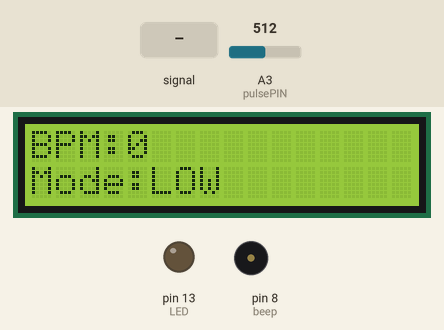
Simulated run of this sketch. Board: Arduino Uno, built with avr-gcc and run on an emulated ATmega328P. Shown: 16×2 character LCD, output pins drawn as LEDs (lit = HIGH), buzzer (waves = sounding). Dashed ring = blinking. Inputs (shaded band) come from the test bench; at power-on: A3 (pulsePIN) = 512. What the sketch prints to the serial monitor is not drawn.

Above: at 1.2 s.
1.3 s: A3 (pulsePIN) fed a 2 Hz sine of ±306 counts around its level
At 1.86 s:
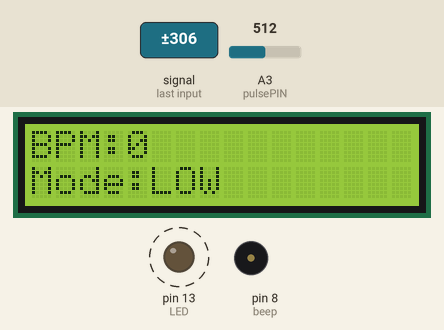
At 2.51 s:
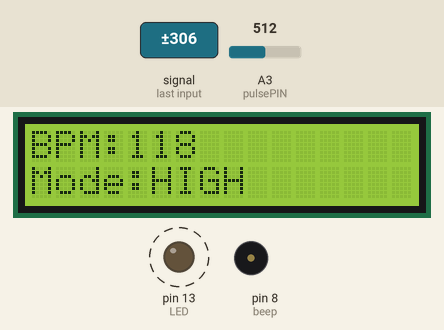
4.3 s: A3 (pulsePIN) set to 0
At 4.9 s:
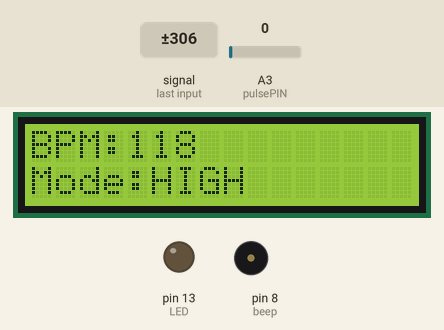
7.3 s: A3 (pulsePIN) set to 9
10.3 s: A3 (pulsePIN) set to 12
11.8 s: A3 (pulsePIN) set to 0
14.8 s: A3 (pulsePIN) set to 122
Timing chart, 0 to 17.8 s (numbered marks = the images above; inputs shaded):
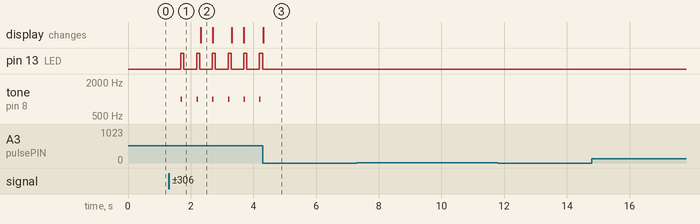

The sketch:

pulsefilter.ino
```cpp
#define USE_ARDUINO_INTERRUPTS true
#include <LiquidCrystal.h>

// PINの設定
int pulsePIN = 3;     // パルスセンサー出力をアナログピンの0番指定
//int pulsePIN = 2;   // 予備パルスセンサ
int beep = 8;         // スピーカー用のデジタルピン8番
int LED = LED_BUILTIN;// Lチカ用のデジタルピンを13番指定

//LCD設定
int rs = 4;
int en = 6;
int d4 = 10;
int d5 = 11;
int d6 = 12;
int d7 = 9;
LiquidCrystal lcd(rs, en, d4, d5, d6, d7);

//変数の設定
int pulse;            // analogReadで読み取るpulse値の格納変数
int threshold = 550;  // ピークを検出する閾値
bool beeped = false;  // ビープを鳴らしたかどうか
int bpm = 0;
int sound =1000;//330//70;// スピーカー

float nowTime = 0;
float lastTime = 0;
float interval=0;

float filtervalue=0;
float lastfiltervalue=0;
float alpha=0.2;

void setup() {
  pinMode(LED,OUTPUT); // 13番ピンを出力指定
  Serial.begin(9600);  // シリアルポートを9600bpsで指定
  lcd.begin(16, 2);
}

void loop() {
  nowTime = millis();
  pulse = analogRead(pulsePIN);

  //パルス値をフィルタ
  filtervalue=alpha*pulse+(1-alpha)*lastfiltervalue;
  Serial.println((int)filtervalue);
  //Serial.println();

  // ピーク検出
  if ((int)filtervalue > threshold &&  lastfiltervalue>filtervalue  && beeped==false) {
    tone(beep, sound, 50); //
    beeped = true;  // 1回鳴らしたフラグを立てる

    // BPM計算
    if (lastTime > 0) {
      float interval = nowTime - lastTime; // ms
      bpm = 60000 / interval; // 1分あたりの心拍数
    }
    lastTime = nowTime;
     digitalWrite(LED,HIGH);
  }

  // 閾値を下回ったら次のピークに備える
  if ((int)filtervalue < threshold) {
    beeped = false;
    digitalWrite(LED,LOW);
  }

  //lcd初期化
  lcd.clear();

  //LCD表示
  lcd.print("BPM:");
  lcd.print(bpm);

  //Modeせってい
  if(bpm>75){
    lcd.setCursor(0,2);
    lcd.print("Mode:HIGH");
  }
  else{
    lcd.setCursor(0,2);
    lcd.print("Mode:LOW");
  }

  lastfiltervalue=filtervalue;

  delay(10);

}
```

Measured:
- after the input at 1.3 s, pin 13 (LED): alternates HIGH for 0.10 s and LOW for 0.40 s, starting after 0.38 s; tone on pin 8 (beep): alternates 1000 Hz for 0.05 s and silent for 0.46 s, starting after 0.38 s
- after the input at 4.3 s, pin 13 (LED): stops changing and stays LOW; tone on pin 8 (beep): stops changing and stays silent
- after the input at 7.3 s, every drawn part: stays the same
- after the input at 10.3 s, every drawn part: stays the same
- after the input at 11.8 s, every drawn part: stays the same
- after the input at 14.8 s, every drawn part: stays the same
